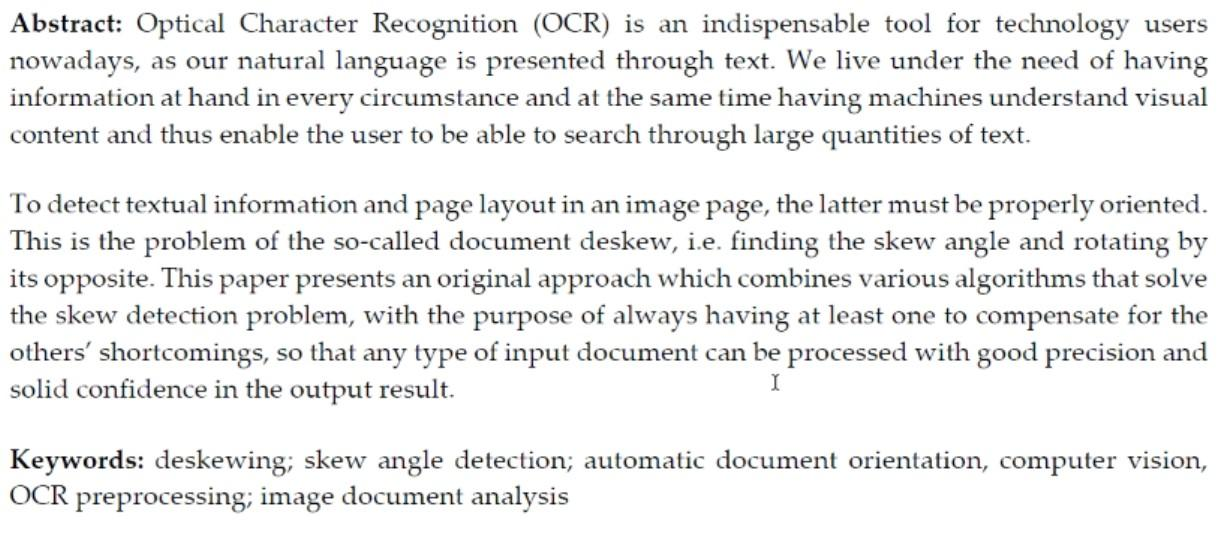
//> input picture ACI/in/1.png, 1230 x 537 px
$ ./ACI   (built with g++ and OpenCV 4)
//> lines starting //> are read from the running program, lines starting //| are printed output that depends on the picture
### ACI/ProjectionProfiling.h
#pragma once

#include "Utils.h"

class ProjectionProfiling
{
public:
	static std::vector<int> PPTransform(cv::Mat);
};

### ACI/FourierTransform.h
#pragma once
#include "Utils.h"

class FourierTransform
{
private:
	static cv::Mat RearrangeImage(const cv::Mat&);
public:
	static cv::Mat FTTransform(const cv::Mat&);
};

### ACI/Globals.h
#pragma once

#define FIRST_IMAGE_IDX 1
#define LAST_IMAGE_IDX 14

#define MIN_ANGLE -10
#define MAX_ANGLE 10
#define STEP_ANGLE 0.1f
#define INPUT_STEP 0.1f

### ACI/Utils.h
#pragma once

#include <opencv2/core.hpp>
#include <opencv2/imgproc.hpp>

#include <vector>

#include "Globals.h"

float ComputeVariance(std::vector<int>, float);
float ComputeMeanValue(std::vector<int>);

std::vector<int> ComputeVerticalHistogram(cv::Mat);

void RotateImage(const cv::Mat&, cv::Mat&, float, cv::Scalar);

cv::Mat CreateSquareImage(const cv::Mat&, const cv::Scalar&);

### ACI/Hough.h
#pragma once
#include "Utils.h"

class Hough
{
public:
    static cv::Mat DiscretHoughTransform(const cv::Mat&, int, int, bool);
    static cv::Mat ProbabilisticHoughTransform(const cv::Mat&, int, int, bool);
};

### ACI/Utils.cpp
#include "Utils.h"

using namespace std;
using namespace cv;

// [17 lines left out: functions ComputeVariance, ComputeMeanValue, not called in this run]

vector<int> ComputeVerticalHistogram(Mat src)
{
	Mat row_sum;
	threshold(src, src, 150, 1, THRESH_BINARY);
	//compute row sums
	reduce(src, row_sum, 1, REDUCE_SUM, CV_32F);

	//copy sums from Mat to vector
	vector<int> sumRows(src.size().height);
	sumRows.assign((float*)row_sum.data, (float*)row_sum.data + row_sum.total());

	return sumRows;
}

void RotateImage(const Mat& image, Mat& out_image, float angle, cv::Scalar emptyColor)
{
	// grab the dimensions of the image and then determine the center
	int h = image.size().height;
	int w = image.size().width;
	Point2f center = Point2f(w / 2.0f, h / 2.0f);

	// grab the rotation matrix(applying the negative of the
	// angle to rotate clockwise), then grab the sine and cosine
	// (i.e., the rotation components of the matrix)
	Mat M = getRotationMatrix2D(center, angle, 1.0);
	double cos = abs(M.at<double>(0, 0));
	double sin = abs(M.at<double>(0, 1));

	// compute the new bounding dimensions of the image
	int nW = int((h * sin) + (w * cos));
	int nH = int((h * cos) + (w * sin));

	// adjust the rotation matrix to take into account translation
	M.at<double>(0, 2) += (nW / 2) - center.x;
	M.at<double>(1, 2) += (nH / 2) - center.y;

	// perform the actual rotation and return the image
	cv::warpAffine(image, out_image, M, cv::Size(nW, nH), cv::INTER_LINEAR, cv::BORDER_CONSTANT, emptyColor);
}

cv::Mat CreateSquareImage(const cv::Mat& inputImage, const cv::Scalar& bgcolor)
{
	cv::Mat outputImage;
	int max = inputImage.cols;
	if (max < inputImage.rows)
		max = inputImage.rows;
	cv::Size dstSize = { max,max };

	double h1 = dstSize.width * (inputImage.rows / (double)inputImage.cols);
	double w2 = dstSize.height * (inputImage.cols / (double)inputImage.rows);
	if (h1 <= dstSize.height)
		cv::resize(inputImage, outputImage, cv::Size(dstSize.width, h1));

	else
		cv::resize(inputImage, outputImage, cv::Size(w2, dstSize.height));

	int top = (dstSize.height - outputImage.rows) / 2;
	int down = (dstSize.height - outputImage.rows + 1) / 2;
	int left = (dstSize.width - outputImage.cols) / 2;
	int right = (dstSize.width - outputImage.cols + 1) / 2;

	cv::copyMakeBorder(outputImage, outputImage, top, down, left, right, cv::BORDER_CONSTANT, bgcolor);

	return outputImage;
}

### ACI/ProjectionProfiling.cpp
#include "ProjectionProfiling.h"

std::vector<int> ProjectionProfiling::PPTransform(cv::Mat points)
{
	std::vector<int> sumRows;

	sumRows = ComputeVerticalHistogram(points);

	return sumRows;
}

### ACI/FourierTransform.cpp
#include "FourierTransform.h"

cv::Mat FourierTransform::RearrangeImage(const cv::Mat& inputImg)
{
	cv::Mat outputImg = inputImg.clone();

	// rearrange the quadrants of Fourier image  so that the origin is at the image center
	int cx = outputImg.cols / 2;
	int cy = outputImg.rows / 2;

	cv::Mat q0(outputImg, cv::Rect(0, 0, cx, cy));   // Top-Left - Create a ROI per quadrant
	cv::Mat q1(outputImg, cv::Rect(cx, 0, cx, cy));  // Top-Right
	cv::Mat q2(outputImg, cv::Rect(0, cy, cx, cy));  // Bottom-Left
	cv::Mat q3(outputImg, cv::Rect(cx, cy, cx, cy)); // Bottom-Right

	cv::Mat tmp;                                     // swap quadrants (Top-Left with Bottom-Right)
	q0.copyTo(tmp);
	q3.copyTo(q0);
	tmp.copyTo(q3);

	q1.copyTo(tmp);                                  // swap quadrant (Top-Right with Bottom-Left)
	q2.copyTo(q1);
	tmp.copyTo(q2);

	return outputImg;
}
cv::Mat FourierTransform::FTTransform(const cv::Mat& src)
{
	cv::Mat planes[] = { cv::Mat_<float>(src) / cv::Scalar(255), cv::Mat::zeros(src.size(), CV_32F) };
	cv::Mat complexI;
	cv::merge(planes, 2, complexI);         // Add to the expanded another plane with zeros
	cv::dft(complexI, complexI);            // this way the result may fit in the source matrix

	split(complexI, planes);                   // planes[0] = Re(DFT(I), planes[1] = Im(DFT(I))
	magnitude(planes[0], planes[1], planes[0]);// planes[0] = magnitude
	cv::Mat magI = planes[0];

	magI += cv::Scalar::all(1);                    // switch to logarithmic scale
	log(magI, magI);

	// crop the spectrum, if it has an odd number of rows or columns
	magI = magI(cv::Rect(0, 0, magI.cols & -2, magI.rows & -2));
	// rearrange the quadrants of Fourier image  so that the origin is at the image center
	magI = RearrangeImage(magI);

	normalize(magI, magI, 0, 1, cv::NORM_MINMAX); // Transform the matrix with float values into a
												  // viewable image form (float between values 0 and 1).
	return magI;
}

### ACI/Hough.cpp
#include "Hough.h"

cv::Mat Hough::DiscretHoughTransform(const cv::Mat& points, int threshold, int offset, bool draw)
{
	cv::Mat dst, cdst;
	//cv::cvtColor(points, dst, cv::COLOR_GRAY2BGR);

	cv::Canny(points, dst, 50, 200, 3);
	cv::cvtColor(dst, cdst, cv::COLOR_GRAY2BGR);

	// Standard Hough Line Transform
	std::vector<cv::Vec3f> lines; // will hold the results of the detection
	HoughLines(dst, lines, 1, CV_PI / 180, 150, 0, 0); // runs the actual detection

	if (!draw)
		return dst;

	// Draw the lines
	for (size_t i = 0; i < lines.size(); i++)
	{
		float rho = lines[i][0], theta = lines[i][1];
		cv::Point pt1, pt2;
		double a = cos(theta), b = sin(theta);
		double x0 = a * rho, y0 = b * rho;
		pt1.x = cvRound(x0 + 2000 * (-b));
		pt1.y = cvRound(y0 + 2000 * (a));
		pt2.x = cvRound(x0 - 2000 * (-b));
		pt2.y = cvRound(y0 - 2000 * (a));
		line(cdst, pt1, pt2, cv::Scalar(0, 0, 255), 3, cv::LINE_AA);
	}

	return cdst;
}

cv::Mat Hough::ProbabilisticHoughTransform(const cv::Mat& points, int threshold, int offset, bool draw)
{
	cv::Mat dst, cdstP;
	//cv::cvtColor(points, dst, cv::COLOR_GRAY2BGR);

	cv::Canny(points, dst, 50, 200, 3);
	cv::cvtColor(dst, cdstP, cv::COLOR_GRAY2BGR);

	// Probabilistic Line Transform
	std::vector<cv::Vec4i> linesP; // will hold the results of the detection
	HoughLinesP(dst, linesP, 1, CV_PI / 180, 50, 50, 10); // runs the actual detection

	if (!draw)
		return dst;

	// Draw the lines
	for (size_t i = 0; i < linesP.size(); i++)
	{
		cv::Vec4i l = linesP[i];
		line(cdstP, cv::Point(l[0], l[1]), cv::Point(l[2], l[3]), cv::Scalar(0, 0, 255), 3, cv::LINE_AA);
	}

	return cdstP;
}

### ACI/ACI.cpp
#include <opencv2/core/core.hpp>
#include <opencv2/highgui/highgui.hpp>
#include <opencv2/imgproc.hpp>

#include <iostream>
#include <math.h>
#include <algorithm>
#include <ctime>
#include <iomanip>

#include "Hough.h"
#include "FourierTransform.h"
#include "ProjectionProfiling.h"
#include "Utils.h"

using namespace cv;
using namespace std;


int main(int argc, char** argv)
{
    // variables for Hough
    Mat dst, cdst, cdstP;
    // variables for Fourier Transform
    Mat magI;
    // variables for Projection Profiling
    std::vector<int> pp;

    char filename[100];
    sprintf_s(filename, "E:\\master\\An2\\ACI\\Proiect\\ACI\\ACI\\in\\1.png");

    // Loads an image
    Mat src = imread(filename, IMREAD_GRAYSCALE);
//> src: 537 rows x 1230 cols, CV_8UC1; min 0, max 255, mean 237
    Mat src2 = src.clone();

    // Hough
    cdst = Hough::DiscretHoughTransform(src2, 10, 90, true);
//> in DiscretHoughTransform, `cv::Canny(points, dst, 50, 200, 3);`:
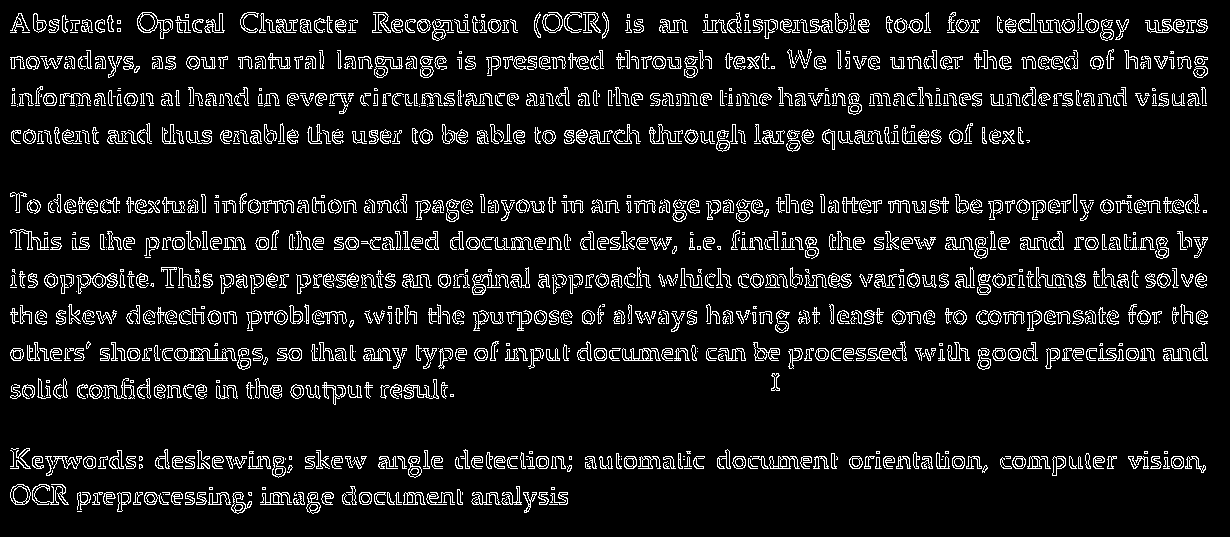
//> dst: 537 rows x 1230 cols, CV_8UC1; 9% white in thin lines or dots
//> in DiscretHoughTransform, `cv::cvtColor(dst, cdst, cv::COLOR_GRAY2BGR);`: cdst: 537 rows x 1230 cols, CV_8UC3; 9% white in thin lines or dots
//> in DiscretHoughTransform, `HoughLines(dst, lines, 1, CV_PI / 180, 150, 0, 0);`: lines = 716 items, first 12: [360, 1.57, 699], [468, 1.57, 668], [249, 1.57, 637], [105, 1.57, 627], [358, 1.57, 626], [466, 1.57, 580], [32, 1.57, 565], [456, 1.57, 555], [348, 1.57, 553], [203, 1.57, 543], [247, 1.57, 535], [287, 1.57, 529]
//> the loop in DiscretHoughTransform, `for (size_t i = 0; i < lines.size(); i++)` made 716 passes
//> (rho, theta, a, x0, y0) on passes 1 to 3: (360, 1.57, -4.37e-08, -1.57e-05, 360), (468, 1.57, -4.37e-08, -2.05e-05, 468), (249, 1.57, -4.37e-08, -1.09e-05, 249)
//> after the loop in DiscretHoughTransform, `for (size_t i = 0; i < lines.size(); i++)`:
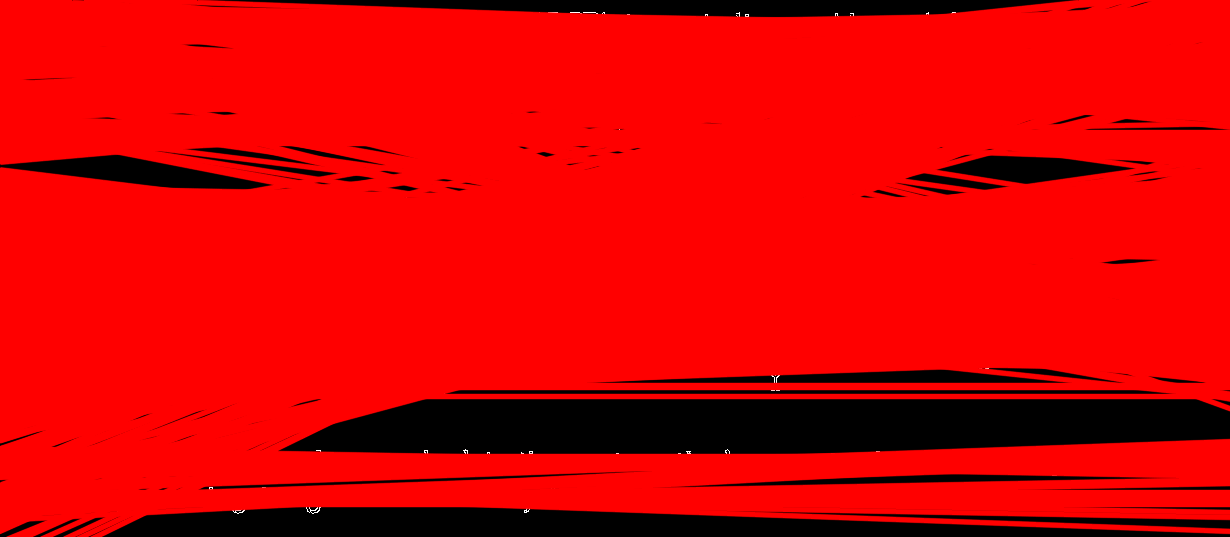
//> cdst: 537 rows x 1230 cols, CV_8UC3; mean B, G, R 0.1, 0.1, 216.3
    cdstP = Hough::ProbabilisticHoughTransform(src2, 10, 90, true);
//> in ProbabilisticHoughTransform, `HoughLinesP(dst, linesP, 1, CV_PI / 180, 50, 50, 10);`: linesP = 697 lines (x1, y1, x2, y2), first 8: [158, 468, 291, 468], [779, 105, 980, 105], [580, 360, 696, 360], [776, 203, 1197, 203], [451, 239, 671, 239], [100, 358, 402, 358], [614, 321, 786, 321], [50, 212, 552, 212]
//> the loop in ProbabilisticHoughTransform, `for (size_t i = 0; i < linesP.size(); i++)` made 697 passes
//> after the loop in ProbabilisticHoughTransform, `for (size_t i = 0; i < linesP.size(); i++)`:
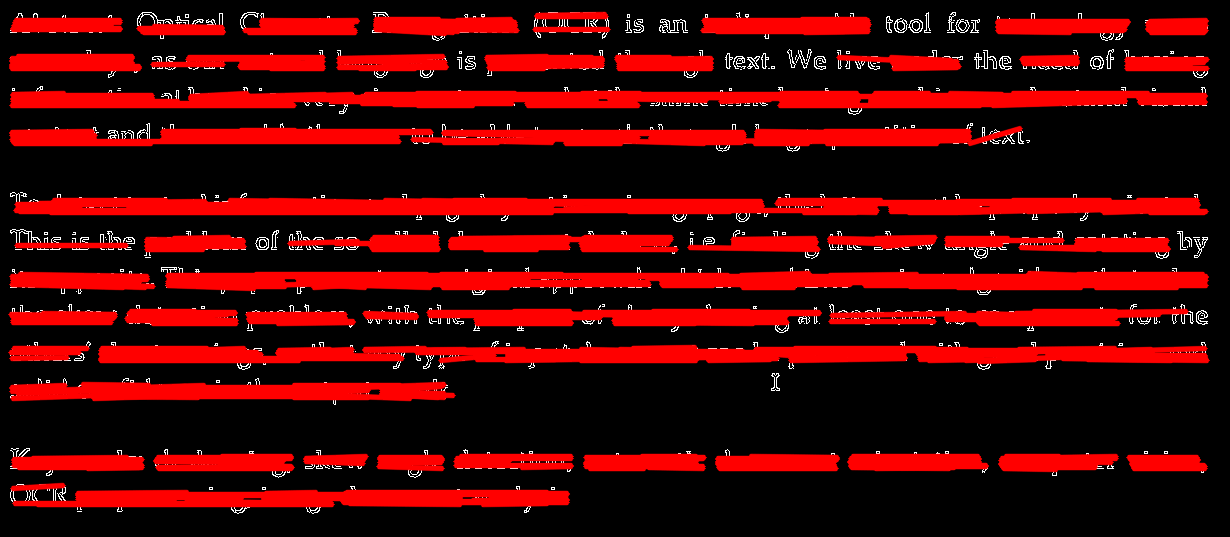
//> cdstP: 537 rows x 1230 cols, CV_8UC3; mean B, G, R 3.8, 3.8, 71.1
    // Fourier
    magI = FourierTransform::FTTransform(src2);
//> in FTTransform, `cv::Mat planes[] = { cv::Mat_<float>(src) / cv::Scalar(255), cv::Mat::..`: planes[1]: 537 rows x 1230 cols, CV_32FC1; every value is 0
//> in RearrangeImage, `tmp.copyTo(q2);`:
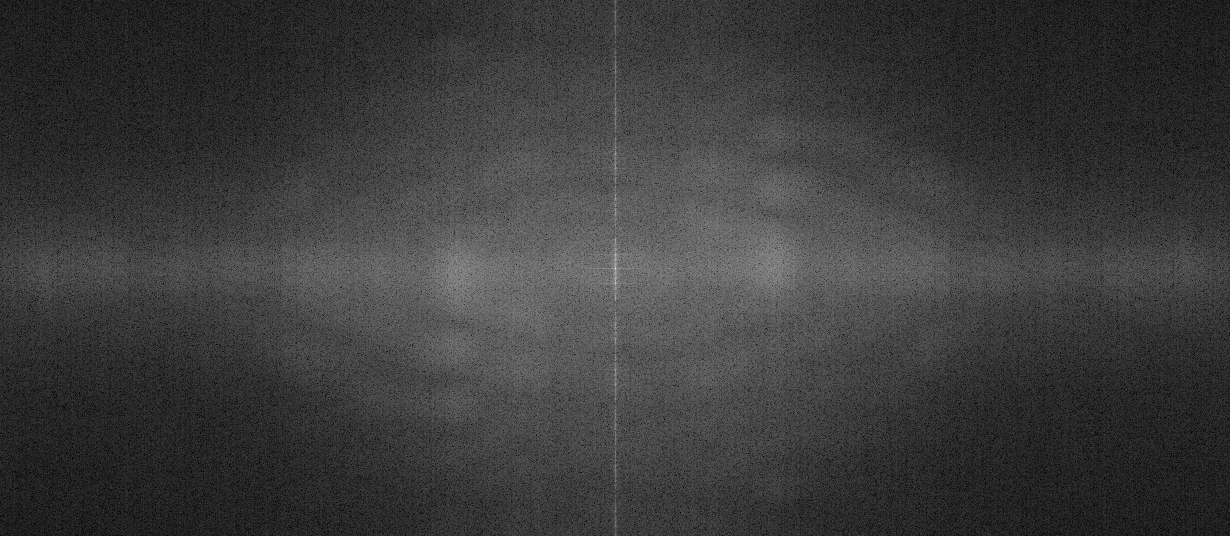
//> outputImg: 536 rows x 1230 cols, CV_32FC1; min 0.0282, max 13.33, mean 3.13; drawn with min black and max white
    // Projection Profiling
    pp = ProjectionProfiling::PPTransform(src2);
//> in ComputeVerticalHistogram, `threshold(src, src, 150, 1, THRESH_BINARY);`:
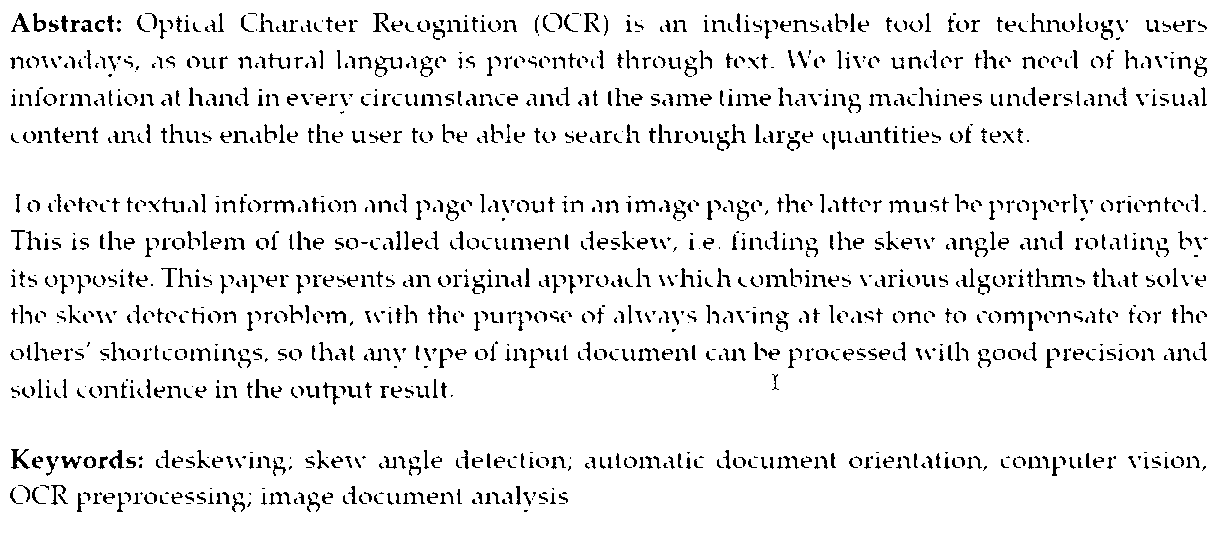
//> src: 537 rows x 1230 cols, CV_8UC1; values 0 (black) and 1 (white), 92.7% white; black in thin lines or dots
//> in ComputeVerticalHistogram, `reduce(src, row_sum, 1, REDUCE_SUM, CV_32F);`: row_sum = 537 values, max 1230 at index 0, min 682 at index 467, mean 1140.2
//> in ComputeVerticalHistogram, `sumRows.assign((float*)row_sum.data, (float*)row_sum.data + row_sum.to..`: sumRows has the same summary as row_sum
//> in PPTransform, `sumRows = ComputeVerticalHistogram(points);`: sumRows has the same summary as row_sum in ComputeVerticalHistogram
//> pp has the same summary as row_sum in ComputeVerticalHistogram

    // Source Image
    imshow("Source", src);

    // Show results for Hough
    imshow("Spectrum magnitude", magI);

    // Show results for Fourier Transform
    imshow("Detected Lines (in red) - Standard Hough Line Transform", cdst);
    imshow("Detected Lines (in red) - Probabilistic Line Transform", cdstP);

    // Show results for Projection Profiling
    for (auto it : pp)
    {
        cout << it << " ";
    }
//> this loop made 537 passes
//| 1230 1230 1230 1230 1230 1230 1230 1230
//> (output is shown up to pass 8 of 537)

    // Rotate image
    Mat rotatedImg;
    RotateImage(src, rotatedImg, 10, cv::Scalar(0));
//> in RotateImage, `cv::warpAffine(image, out_image, M, cv::Size(nW, nH), cv::INTER_LINEAR..`:
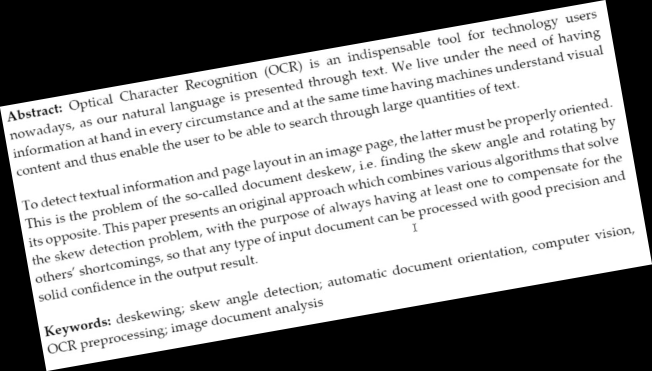
//> out_image: 742 rows x 1304 cols, CV_8UC1 (shown at 1/2 size); min 0, max 255, mean 161.8
    imshow("Rotated image ", rotatedImg);

    // Create Square Image
    char filename2[100];
    sprintf_s(filename2, "E:\\master\\An2\\ACI\\Proiect\\ACI\\ACI\\in\\1.png");

    // Loads an image
    Mat src3 = imread(filename2, IMREAD_GRAYSCALE);
    Mat squareImg = CreateSquareImage(src3, cv::Scalar(255));
//> in CreateSquareImage, `cv::copyMakeBorder(outputImage, outputImage, top, down, left, right, c..`:
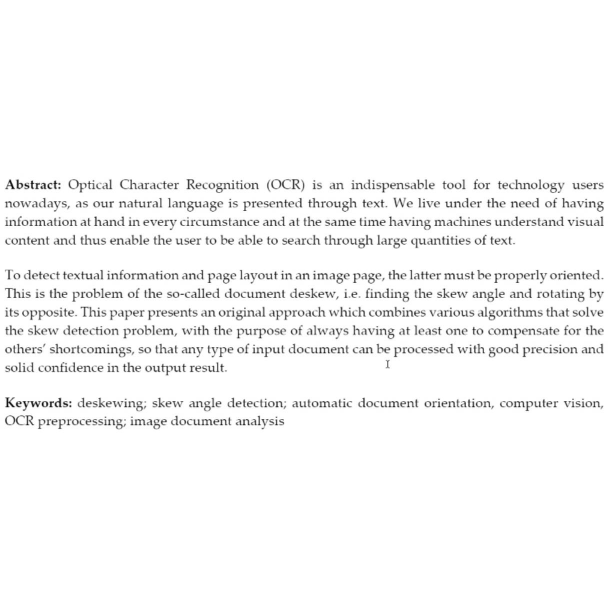
//> outputImage: 1230 rows x 1230 cols, CV_8UC1 (shown at 1/2 size); min 0, max 255, mean 247.1
    imshow("Square image ", squareImg);

	// Wait and Exit
	waitKey();

    return 0;
}
